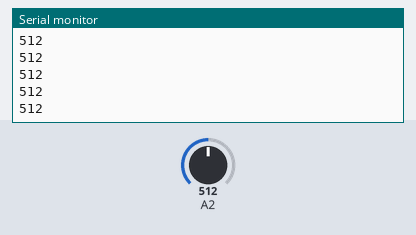
The sketch below on a simulated Arduino Uno, built with avr-gcc and run on an emulated ATmega328P. On the bench: the last lines printed to the serial monitor. The test bench sets the inputs (shaded band); at power-on: A2 = 512.

Above: at 1.2 s.
1.3 s: A2 set to 716
At 2.3 s:
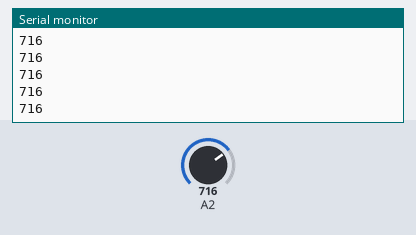
2.8 s: A2 set to 900
At 3.9 s:
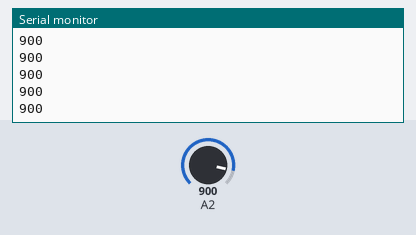
Timing chart, 0 to 5.8 s (numbered marks = the images above; inputs shaded):
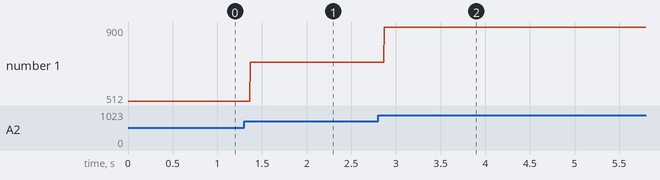

Measured:
- after the input at 1.3 s, the serial monitor: prints a new line after 0.07 s (image 1)
- after the input at 2.8 s, the serial monitor: prints a new line after 0.07 s (image 2)
- plotted number 1: 512 → 716 after the input at 1.3 s, 716 → 900 after the input at 2.8 s

The sketch:

ADC_example.ino
```cpp
//analog veri okuma
volatile int ch=2;
void setup() {

  Serial.begin(9600);
  // put your setup code here, to run once:
ADMUX=(ADMUX & 0xF8)|ch;
ADMUX|=(1<<REFS0);
ADCSRA|=(1<<ADEN)|(1<<ADPS2)|(1<<ADPS1);


}
volatile int i;
void loop() {
  // put your main code here, to run repeatedly:

ADCSRA|=(1<<ADSC);
while(ADCSRA & (1<<ADSC));
i=ADC;
Serial.println(i);

}
```
